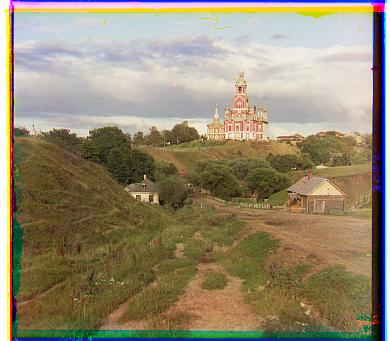
#> input picture projects/ImageProcessing/Project1/media/border_crop_ex/cathedral.jpg, 390 x 341 px; its folder holds only this picture in this run
$ python -i align.py   (imports and definitions only)
#> lines starting #> are read from the running program, lines starting #| are printed output that depends on the picture
import os
import timeit

import numpy as np
import skimage as sk
import skimage.io as skio
from constants import IMG_EXT, METRICS


# aligns img0 to img1 by searching over a window of possible displacements
def exhaustive_align(img0, img1, metric="ncc", window=[-15, 15]):

    disp = 0, 0
    metric = METRICS[metric]
    align_error = metric.initial_value()

    height, length = img0.shape

    max_win_size = min(length // 16, height // 16)
    window[0] = max(window[0], -max_win_size)
    window[1] = min(window[1], max_win_size)

    if window[0] > window[1]:
        print("Warning: Irregular Window")
        return disp

    frame = {
        "x0": max(0, window[1]),
        "x1": min(length + window[0], length),
        "y0": max(0, window[1]),
        "y1": min(height + window[0], height),
    }

    for i in range(window[0], window[1] + 1):
        for j in range(window[0], window[1] + 1):
            img_new = np.roll(img0, (i, j), axis=(1, 0))
            error = metric.get_score(img_new, img1, **frame)

            if metric.comp(error, align_error):
                disp = i, j
                align_error = error

    return disp


# aligns img0 to img1 using image pyramid recursively
# returns displacement calculated to depth d
def align(img0, img1, metric="ncc", depth=5, window=[-1, 1]):
    if depth == 0:
        disp = exhaustive_align(img0, img1, metric=metric, window=window)
        return disp
    else:
        img0_new = sk.transform.rescale(img0, 0.5)
        img1_new = sk.transform.rescale(img1, 0.5)
        disp = align(
            img0_new,
            img1_new,
            metric=metric,
            depth=depth - 1,
            window=2 * np.array(window),
        )

        disp = disp[0] * 2, disp[1] * 2
        img0 = np.roll(img0, disp, (1, 0))

        new_disp = exhaustive_align(img0, img1, metric=metric, window=window)
        return (disp[0] + new_disp[0], disp[1] + new_disp[1])


# returns new image cropped or ran through filter
def preprocess(img, filter=None):
    height, length = img.shape[0], img.shape[1]
    img = img[
        int(height * 0.15) : int(height * 0.85), int(length * 0.15) : int(length * 0.85)
    ]

    if filter:
        img = filter(img)

    return img


# Input is either the directory or image path
# Output is the output directory
# io is DataIO object in img_io.py: used to write runtime, displacement data and is optional
# metric is list of metrics used to compare image similarity. Currently [Euclidean, ZNCC]
# filter is for edge detection alignment method such that img = filter(img)
def color_align(input, output, io=None, metric="ncc", filter=None):
#> called with output = 'out.png', metric = 'ncc'
    root, ext = os.path.splitext(input)
    if not ext:
        files = os.listdir(input)
        for f in files:
            ext = f.split(".")[1]
            if ext in IMG_EXT:
                color_align(
                    os.path.join(input, f), output, io=io, metric=metric, filter=filter
                )

    else:
        # name of the input file
        root, filename = os.path.split(input)
        imname = filename.split(".")[0]
        ext = filename.split(".")[1]

        start = timeit.default_timer()

        # read in the image
        im = skio.imread(input)
#> im is the input picture: shape (341, 390, 3); mean R, G, B 149, 137.7, 113.6

        # convert to double (might want to do this later on to save memory)
        im = sk.img_as_float(im)

        # compute the height of each part (just 1/3 of total)
        height = np.floor(im.shape[0] / 3.0).astype(int)
#> height = 113

        # separate color channels
        b = im[:height]
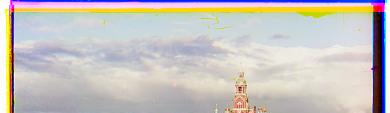
#> b: shape (113, 390, 3) float64; mean R, G, B 0.782, 0.765, 0.753
        g = im[height : 2 * height]
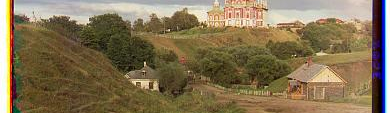
#> g: shape (113, 390, 3) float64; mean R, G, B 0.518, 0.451, 0.329
        r = im[2 * height : 3 * height]
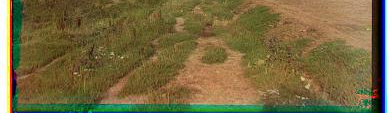
#> r: shape (113, 390, 3) float64; mean R, G, B 0.462, 0.41, 0.25

        pg = preprocess(g, filter)
#> in preprocess, `img = img[ int(height * 0.15) : int(height * 0.85), int(length * 0.15)..`:
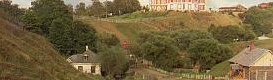
#> img: shape (80, 273, 3) float64; mean of channels 0, 1, 2 0.457, 0.39, 0.247; drawn as R, G, B
        pr = preprocess(r, filter)
#> in preprocess (call 2), `img = img[ int(height * 0.15) : int(height * 0.85), int(length * 0.15)..`:
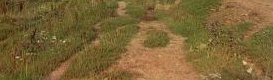
#> img: shape (80, 273, 3) float64; mean of channels 0, 1, 2 0.485, 0.392, 0.212; drawn as R, G, B
        pb = preprocess(b, filter)

        ag_disp = align(pg, pb, metric=metric)
#> call 2 of align, with img0 = array of shape (40, 136, 2), img1 = array of shape (40, 136, 2), metric = 'ncc', depth = 4, window = array of shape (2,)
#> in align (call 2), `img0_new = sk.transform.rescale(img0, 0.5)`:
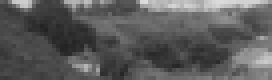
#> img0_new: shape (20, 68, 1) float64 (shown 4 times larger); min 0.134, max 0.87, mean 0.361
#> in align (call 2), `img1_new = sk.transform.rescale(img1, 0.5)`:
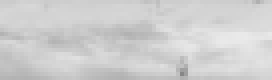
#> img1_new: shape (20, 68, 1) float64 (shown 4 times larger); min 0.526, max 0.918, mean 0.815
        ar_disp = align(pr, pb, metric=metric)
        ag = np.roll(g, ag_disp, (1, 0))
        ar = np.roll(r, ar_disp, (1, 0))

        # create a color image
        im_out = np.dstack([ar, ag, b])

        end = timeit.default_timer()
        if io:
            io.append_data(imname, (ag_disp, ar_disp, end - start))

        # save the image
        fname = os.path.join(output, imname + ".jpg")
        skio.imsave(fname, (im_out * 255).astype(np.uint8))

#> (the run stopped early here; a loop or call above may not have finished)
